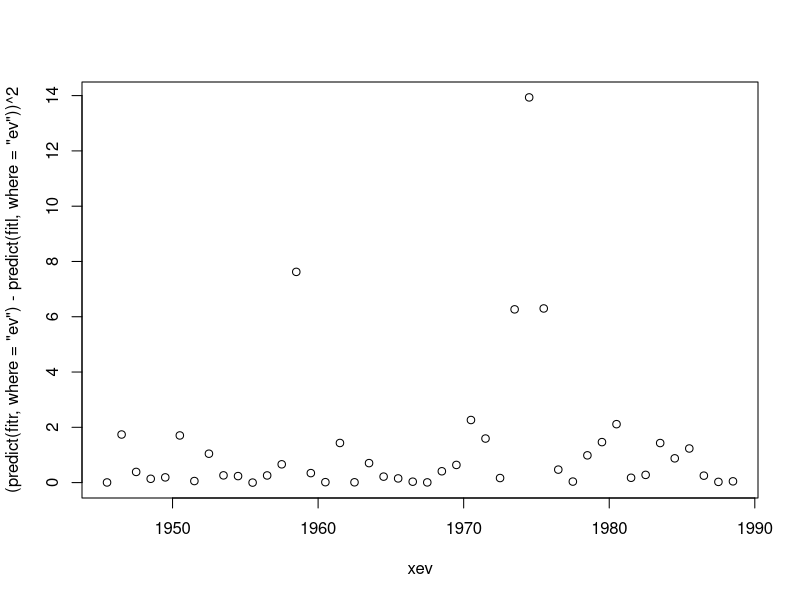

This chart was generated by the following R code:
library(locfit)


### Name: left
### Title: One-sided left smooth for a Locfit model.
### Aliases: left
### Keywords: models

### ** Examples

# compute left and right smooths
data(penny)
xev <- (1945:1988)+0.5
fitl <- locfit(thickness~left(year,h=10,deg=1), ev=xev, data=penny)
fitr <- locfit(thickness~right(year,h=10,deg=1),ev=xev, data=penny)
# plot the squared difference, to show the change points.
plot( xev, (predict(fitr,where="ev") - predict(fitl,where="ev"))^2 )
